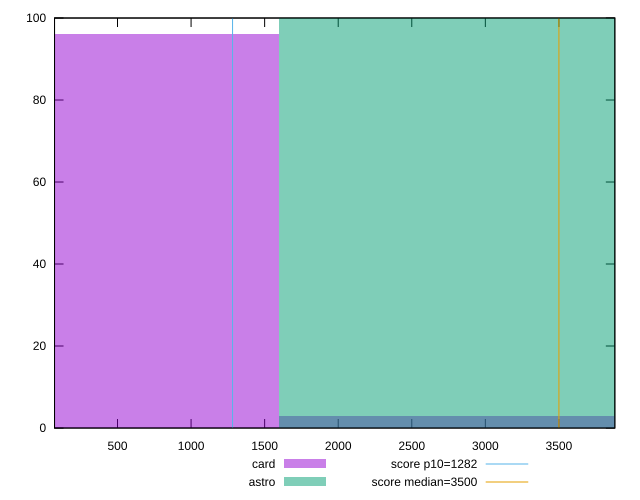

The gnuplot source for this figure:
reset

$card <<EOF
3191.5451300276604 3
0 96
EOF

$astro <<EOF
3191.5451300276604 100
EOF

set key outside below
set boxwidth 3191.5451300276604
set xrange [71.99599999999998:3880.0159999999983]
set yrange [0:100]
set trange [0:100]
set style fill transparent solid 0.5 noborder

set parametric
set terminal svg size 640, 500 enhanced background rgb 'white'
set output "report/report_00029_2021-02-24T13-36-40.390Z/bootup-time/comparison/histogram/2_vs_3.svg"

plot $card title "card" with boxes, \
     $astro title "astro" with boxes, \
     1282,t title "score p10=1282", \
     3500,t title "score median=3500"

reset
